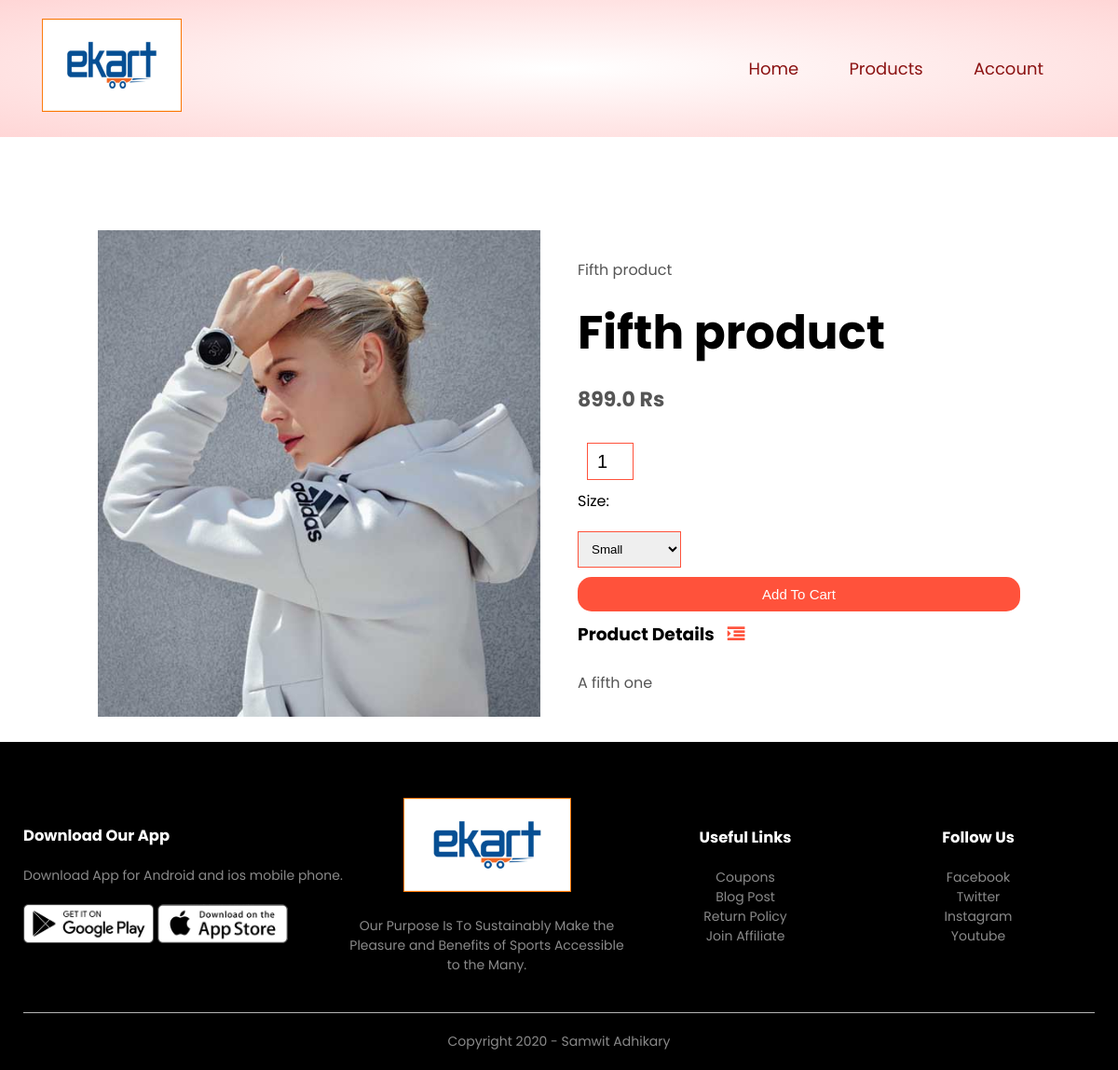
Screenshot of /product_detail/5 with the database file from the repository.
### products/models.py (models this page shows, shortened)
class product(models.Model):
    LIVE=1
    DELETE=0
    DELETE_CHOICES=((LIVE,'Live'),(DELETE,'Delete'))
    SIZE_S = 'S'
    SIZE_M = 'M'
    SIZE_L = 'L'
    SIZE_XL = 'XL'
    SIZE_CHOICES = [
        (SIZE_S, 'Small'),
        (SIZE_M, 'Medium'),
        (SIZE_L, 'Large'),
        (SIZE_XL, 'Extra Large'),
    ]
    size = models.CharField(max_length=2, choices=SIZE_CHOICES, default=SIZE_M)
    title=models.CharField(max_length=200)
    price=models.FloatField()
    description=models.TextField()
    image=models.ImageField(upload_to='media/')
    priority=models.IntegerField(default=0)
    delete_status=models.IntegerField(choices=DELETE_CHOICES,default=LIVE)
    created_at=models.DateTimeField(auto_now_add=True)
    updated_at=models.DateTimeField(auto_now=True)

### products/views.py (the view)
# urls.py: path('product_detail/<pk>', views.detail_product, name='detail_product'),
def detail_product(request, pk):
    product1 = product.objects.get(pk=pk)
    context = {'product': product1}
    return render(request, 'product_detail.html', context)

### templates/product_detail.html
{% extends 'blank_layout.html' %}
{% block content %}
    {% include 'product_description.html' %}
{% endblock content %}

### templates/product_description.html (shortened to what this page needs)
{% load static %}
<div class="small-container single-product">
    <div class="row">
        <div class="col-2">
            <img src="{{ product.image.url }}" width="100%" id="ProductImg">
        </div>
        <div class="col-2">
            <p>{{product.title}}</p>
            <h1>{{product.title}}</h1>
            <h4>{{product.price}} Rs</h4>
            <form method="post" action="{% url 'add_to_cart' %}" enctype="multipart/form-data">
            <input type="number" name="quantity" value="1"><br>
            <label for="size">Size:</label>
            <select name="size" id="size">
                {% for size, size_display in product.SIZE_CHOICES %}
                    <option value="{{ size }}">{{ size_display }}</option>
                {% endfor %}
            </select>
            <button type="submit"class="btn">Add To Cart</button>
            </form>
            <h3>Product Details <i class="fa fa-indent"></i></h3>
            <br>
            <p>{{product.description}}</p>
        </div>
    </div>
</div>

### static/css/style.css (style rules this page uses)
* { margin: 0; padding: 0; box-sizing: border-box; }
body { font-family: 'Poppins', sans-serif; }
p { color: #555; }
.row { display: flex; align-items: center; flex-wrap: wrap; justify-content: space-around; }
.col-2 { flex-basis: 50%; min-width: 300px; }
.col-2 img { max-width: 100%; padding: 50px 0; }
.col-2 h1 { font-size: 50px; line-height: 60px; margin: 25px 0; }
.btn { display: inline-block; background: #ff523b; color: white; padding: 10px 35px; margin: 20px 0; border-radius: 15px; transition: background 0.3s ease, box-shadow 0.3s ease; font-size: 15px; font-weight: 500; }
.small-container { max-width: 1080px; margin: auto; padding-left: 25px; padding-right: 25px; }
h4 { color: #555; font-weight: normal; }
select { border: 1px solid #ff523b; padding: 5px; }
.single-product { margin-top: 80px; }
.single-product .col-2 img { padding: 0; }
.single-product .col-2 { padding: 20px; }
.single-product h4 { margin: 20px 0; font-size: 22px; font-weight: bold; }
.single-product select { display: block; padding: 10px; margin-top: 20px; }
.single-product input { width: 50px; height: 40px; padding-left: 10px; font-size: 20px; margin-left: 10px; border: 1px solid #ff523b; margin-right: 10px; }
.single-product .fa { color: #ff523b; margin-left: 10px; }
form input { width: 100%; height: 30px; margin: 10px 0; padding: 0 10px; border: 1px solid #ccc; }
form .btn { width: 100%; border: none; cursor: pointer; margin: 10px 0; }

### rows the page displays
product: image (picture), title "Fifth product", price "899.0", size "Small", description "A fifth one"
